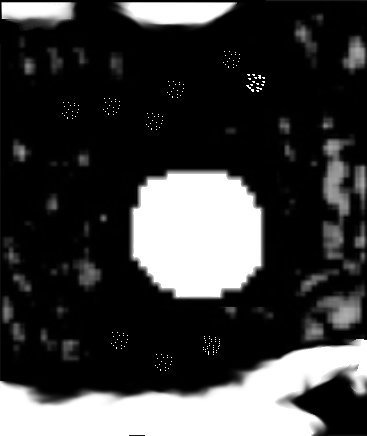
#> input picture inputs/solda.png, 367 x 436 px, found by its file name; its folder holds only this picture in this run
$ python main.py inputs/solda.png
#> lines starting #> are read from the running program, lines starting #| are printed output that depends on the picture; after the words box and inside, x2 and y2 are one past the last pixel; in counts of white or black regions, pixels touching at a corner belong together
### src/morphology/morphology.py
import numpy
from scipy.cluster.hierarchy import DisjointSet


def get_connected_components(img_matrix):

    """
        Returns the indices of connected components in C-Style Row Major (for indexing),
        a matrix containing the labeled connected components and a list of the labels
    """

    disjoint_sets = DisjointSet()

    # Adding zero padding in the matrix to deal with border values
    img_matrix = numpy.pad(img_matrix, pad_width=1, constant_values=0)

    # Matrix with zero padding that'll hold label values, will be returned later
    label_matrix = numpy.zeros(img_matrix.shape, dtype=numpy.int32)


    label_count = 1

    for i in range(1, img_matrix.shape[0] - 1):
        for j in range(1, img_matrix.shape[1] - 1):

            anchor = img_matrix[i][j]

            if not anchor:
                continue

            label_window = (label_matrix[i - 1: i + 2, j - 1: j + 2]).flatten()
            defined_region = numpy.sum(label_window) > 0
            labels = numpy.unique(label_window[label_window != 0])

            # Pixel is on with undefined label region
            if anchor and not defined_region:
                label_matrix[i][j] = label_count
                disjoint_sets.add(label_count)
                label_count += 1

            # Pixel is on with a defined label region
            elif anchor and defined_region:
                first_label = labels[0]
                for label in labels[1:]:
                    disjoint_sets.merge(first_label, label)

                label_matrix[i][j] = disjoint_sets[first_label]


    # Removing padding
    label_matrix = label_matrix[1:-1, 1:-1]

    # Merging labels in the matrix
    for label in range(1, label_count):
        root = disjoint_sets[label]
        label_matrix[label_matrix == label] = root

    # Recovering labels
    labels = numpy.unique(label_matrix[label_matrix != 0])

    return label_matrix, labels


def get_border_components(label_matrix=None, labels=None, img_matrix=None, max_border_pixels=1):

    """
        Identifies and returns border components

        args:
            label_matrix: Numpy array with same shape of the image containing component labels
            img_matrix: Numpy array representing a binary image
            max_border_pixels: Maximum amount of border pixels allowed per component. If a component exceeds
            the maximum amount of border pixels, it's considered a border_component

        returns:
            A numpy array containing the labels of border components
    """

    if img_matrix is None and label_matrix is None:
        raise Exception('Either an image matrix or a label_matrix of need to be provided')

    if img_matrix is not None and label_matrix is None:
        label_matrix, labels = get_connected_components(img_matrix)

    if label_matrix is not None and labels is None:
        labels = numpy.unique(label_matrix)

    temp = numpy.zeros(shape=(label_matrix.shape[0] - 2, label_matrix.shape[1] - 2), dtype=int)
    border_mask = numpy.pad(temp, pad_width=1, constant_values=1)

    def filter_border(label):
        label_mask = label_matrix == label
        return numpy.count_nonzero(label_mask & border_mask) > max_border_pixels

    return list(filter(filter_border, labels))


def get_small_components(label_matrix=None, img_matrix=None, labels=None, min_size=None):

    """
        Identifies and returns small componenents

        args:
            label_matrix: Numpy array with same shape of the image containing component labels
            img_matrix: Numpy array representing a binary image
            min_size: The minimum size that a component should have to not be considered small

        returns:
            A numpy array containing the indices of small objects
    """

    if min_size is None:
        raise Exception('An minimum size must be provided')

    if img_matrix is None and label_matrix is None:
        raise Exception('Either an image matrix or a label_matrix must be provided')

    if img_matrix is not None and label_matrix is None:
        label_matrix, labels = get_connected_components(img_matrix)

    if label_matrix is not None and labels is None:
        labels = numpy.unique(label_matrix)

    return list(filter(lambda label: numpy.count_nonzero(label_matrix == label) < min_size, labels))

### main.py
import numpy
from skimage.io import imread, imsave
from skimage.filters import threshold_multiotsu
from skimage.color import label2rgb
from src.morphology import get_connected_components, get_border_components, get_small_components
import os
import sys

inputs_dir = os.path.join(os.getcwd(), 'inputs')
out_dir = os.path.join(os.getcwd(), 'outputs')

if __name__ == '__main__':

    for file in sys.argv[1:]:

        image_matrix = imread(os.path.join(inputs_dir, file), as_gray=True)
#> image_matrix is the input picture: shape (436, 367); min 0, max 255, mean 61.6

        # Calculating the threshold
        _, _, higher_thresh = threshold_multiotsu(image_matrix, classes=4)
#> higher_thresh = 199

        # Applying the treshold on the image, resulting in a binary image
        binary_img = image_matrix > higher_thresh
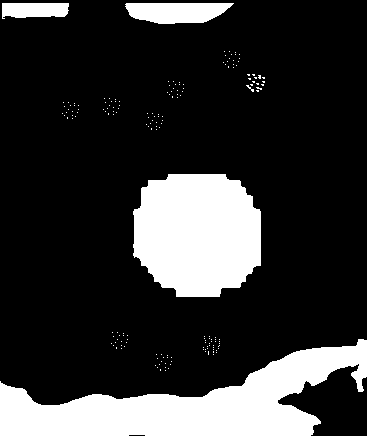
#> binary_img: shape (436, 367) bool; 20.2% white; 176 white regions (172 under 20 px), largest, box (x1, y1, x2, y2) and area: (0, 339, 367, 436) 16310, (133, 174, 261, 297) 13092, (125, 3, 234, 24) 1803, (2, 3, 69, 19) 928

        # Identifiyng the connected components of the image
        label_matrix, labels = get_connected_components(binary_img)
#> in get_connected_components, `img_matrix = numpy.pad(img_matrix, pad_width=1, constant_values=0)`:
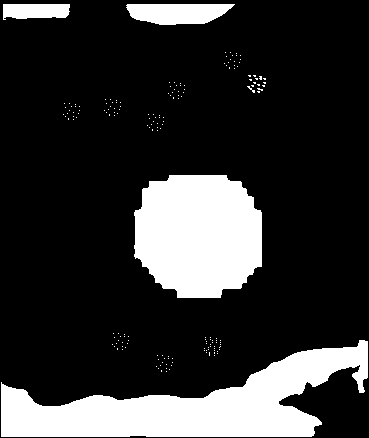
#> img_matrix: shape (438, 369) bool; 20% white; 176 white regions (172 under 20 px), largest, box (x1, y1, x2, y2) and area: (1, 340, 368, 437) 16310, (134, 175, 262, 298) 13092, (126, 4, 235, 25) 1803, (3, 4, 70, 20) 928
#> after the loop in get_connected_components, `for i in range(1, img_matrix.shape[0] - 1):`:
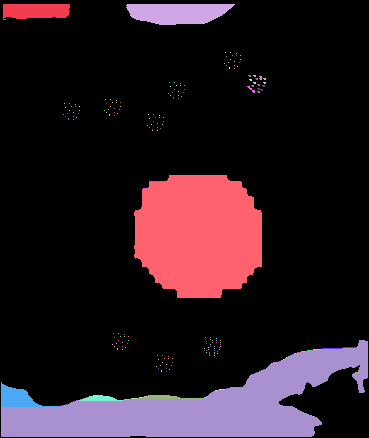
#> label_matrix: shape (438, 369) int32; 230 distinct labels, from 0 to 229; one colour per label, 0 black
#> after the loop in get_connected_components, `for i in range(1, img_matrix.shape[0] - 1):`: label_count = 230
#> in get_connected_components, `label_matrix = label_matrix[1:-1, 1:-1]`:
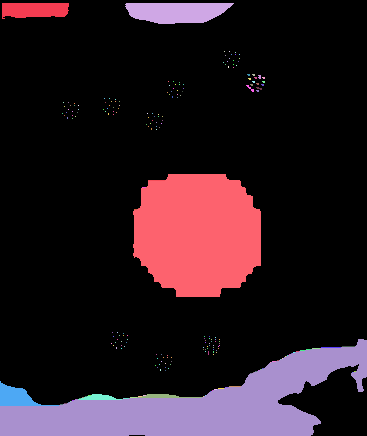
#> label_matrix: shape (436, 367) int32; 230 distinct labels, from 0 to 229; one colour per label, 0 black
#> after the loop in get_connected_components, `for label in range(1, label_count):`:
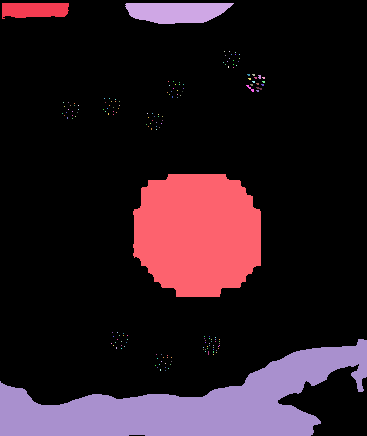
#> label_matrix: shape (436, 367) int32; 177 distinct labels, from 0 to 198; one colour per label, 0 black
#> in get_connected_components, `labels = numpy.unique(label_matrix[label_matrix != 0])`: labels = 176 values from 1 to 198
#> labels = 176 values from 1 to 198

        # Identifying and removing border components
        border_labels = get_border_components(label_matrix, labels=labels)
#> in get_border_components, `border_mask = numpy.pad(temp, pad_width=1, constant_values=1)`: temp: shape (434, 365) int64; every value is 0
#> in filter_border, `label_mask = label_matrix == label`: label_mask: shape (436, 367) bool; 0.58% white; 1 white region, box (x1, y1, x2, y2) and area: (2, 3, 69, 19) 928
#> in filter_border (call 2), `label_mask = label_matrix == label`: label_mask: shape (436, 367) bool; 1.1% white; 1 white region, box (x1, y1, x2, y2) and area: (125, 3, 234, 24) 1803
#> call 3 of filter_border, with label = 3
#> in filter_border (call 3), `label_mask = label_matrix == label`:
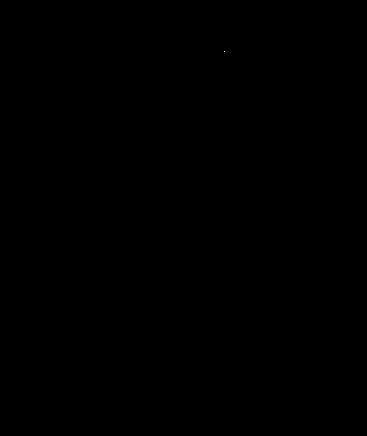
#> label_mask: shape (436, 367) bool; 0% white in thin lines or dots, all inside (x1, y1, x2, y2) = (224, 51, 225, 52)
#> in filter_border (call 4), `label_mask = label_matrix == label`: label_mask: shape (436, 367) bool; 0% white in thin lines or dots, all inside (x1, y1, x2, y2) = (229, 51, 230, 52)
#> in filter_border (call 5), `label_mask = label_matrix == label`: label_mask: shape (436, 367) bool; 0% white in thin lines or dots, all inside (x1, y1, x2, y2) = (235, 52, 236, 53)
#> in filter_border (call 6), `label_mask = label_matrix == label`: label_mask: shape (436, 367) bool; 0% white in thin lines or dots, all inside (x1, y1, x2, y2) = (231, 54, 232, 55)
#> in filter_border (call 7), `label_mask = label_matrix == label`: label_mask: shape (436, 367) bool; 0% white in thin lines or dots, all inside (x1, y1, x2, y2) = (235, 54, 236, 55)
#> in filter_border (call 8), `label_mask = label_matrix == label`: label_mask: shape (436, 367) bool; 0% white in thin lines or dots, all inside (x1, y1, x2, y2) = (239, 54, 240, 55)
#> in filter_border (call 9), `label_mask = label_matrix == label`: label_mask: shape (436, 367) bool; 0% white in thin lines or dots, all inside (x1, y1, x2, y2) = (225, 55, 226, 56)
#> in filter_border (call 10), `label_mask = label_matrix == label`: label_mask: shape (436, 367) bool; 0% white in thin lines or dots, all inside (x1, y1, x2, y2) = (229, 58, 230, 59)
#> in filter_border (call 11), `label_mask = label_matrix == label`: label_mask: shape (436, 367) bool; 0% white in thin lines or dots, all inside (x1, y1, x2, y2) = (239, 58, 240, 59)
#> in filter_border (call 12), `label_mask = label_matrix == label`: label_mask: shape (436, 367) bool; 0% white in thin lines or dots, all inside (x1, y1, x2, y2) = (233, 60, 234, 61)
#> in filter_border (call 13), `label_mask = label_matrix == label`: label_mask: shape (436, 367) bool; 0% white in thin lines or dots, all inside (x1, y1, x2, y2) = (227, 61, 228, 62)
#> in filter_border (call 14), `label_mask = label_matrix == label`: label_mask: shape (436, 367) bool; 0% white in thin lines or dots, all inside (x1, y1, x2, y2) = (238, 61, 239, 62)
#> in filter_border (call 15), `label_mask = label_matrix == label`: label_mask: shape (436, 367) bool; 0% white in thin lines or dots, all inside (x1, y1, x2, y2) = (223, 62, 224, 63)
#> in filter_border (call 16), `label_mask = label_matrix == label`: label_mask: shape (436, 367) bool; 0% white in thin lines or dots, all inside (x1, y1, x2, y2) = (225, 64, 226, 65)
#> in filter_border (call 17), `label_mask = label_matrix == label`: label_mask: shape (436, 367) bool; 0% white in thin lines or dots, all inside (x1, y1, x2, y2) = (233, 64, 234, 65)
#> in filter_border (call 18), `label_mask = label_matrix == label`: label_mask: shape (436, 367) bool; 0% white in thin lines or dots, all inside (x1, y1, x2, y2) = (236, 65, 237, 66)
#> in filter_border (call 19), `label_mask = label_matrix == label`: label_mask: shape (436, 367) bool; 0% white in thin lines or dots, all inside (x1, y1, x2, y2) = (228, 66, 229, 68)
#> in filter_border (call 20), `label_mask = label_matrix == label`: label_mask: shape (436, 367) bool; 0% white in thin lines or dots, all inside (x1, y1, x2, y2) = (233, 67, 234, 68)
#> in filter_border (call 21), `label_mask = label_matrix == label`: label_mask: shape (436, 367) bool; 0% white in thin lines or dots, all inside (x1, y1, x2, y2) = (247, 74, 250, 76)
#> in filter_border (call 22), `label_mask = label_matrix == label`: label_mask: shape (436, 367) bool; 0% white in thin lines or dots, all inside (x1, y1, x2, y2) = (252, 74, 255, 76)
#> in filter_border (call 23), `label_mask = label_matrix == label`: label_mask: shape (436, 367) bool; 0.01% white in thin lines or dots, all inside (x1, y1, x2, y2) = (258, 75, 261, 79)
#> in filter_border (call 24), `label_mask = label_matrix == label`: label_mask: shape (436, 367) bool; 0% white in thin lines or dots, all inside (x1, y1, x2, y2) = (254, 77, 257, 79)
#> in filter_border (call 25), `label_mask = label_matrix == label`: label_mask: shape (436, 367) bool; 0% white in thin lines or dots, all inside (x1, y1, x2, y2) = (262, 77, 265, 79)
#> in filter_border (call 26), `label_mask = label_matrix == label`: label_mask: shape (436, 367) bool; 0% white in thin lines or dots, all inside (x1, y1, x2, y2) = (248, 78, 251, 80)
#> in filter_border (call 27), `label_mask = label_matrix == label`: label_mask: shape (436, 367) bool; 0% white in thin lines or dots, all inside (x1, y1, x2, y2) = (168, 81, 169, 82)
#> in filter_border (call 28), `label_mask = label_matrix == label`: label_mask: shape (436, 367) bool; 0% white in thin lines or dots, all inside (x1, y1, x2, y2) = (173, 81, 174, 82)
#> in filter_border (call 29), `label_mask = label_matrix == label`: label_mask: shape (436, 367) bool; 0% white in thin lines or dots, all inside (x1, y1, x2, y2) = (252, 81, 255, 83)
#> in filter_border (call 30), `label_mask = label_matrix == label`: label_mask: shape (436, 367) bool; 0% white in thin lines or dots, all inside (x1, y1, x2, y2) = (262, 81, 265, 83)
#> in filter_border (call 31), `label_mask = label_matrix == label`: label_mask: shape (436, 367) bool; 0% white in thin lines or dots, all inside (x1, y1, x2, y2) = (179, 82, 180, 83)
#> in filter_border (call 32), `label_mask = label_matrix == label`: label_mask: shape (436, 367) bool; 0% white in thin lines or dots, all inside (x1, y1, x2, y2) = (256, 83, 259, 85)
#> in filter_border (call 33), `label_mask = label_matrix == label`: label_mask: shape (436, 367) bool; 0% white in thin lines or dots, all inside (x1, y1, x2, y2) = (175, 84, 176, 85)
#> in filter_border (call 34), `label_mask = label_matrix == label`: label_mask: shape (436, 367) bool; 0% white in thin lines or dots, all inside (x1, y1, x2, y2) = (179, 84, 180, 85)
#> in filter_border (call 35), `label_mask = label_matrix == label`: label_mask: shape (436, 367) bool; 0% white in thin lines or dots, all inside (x1, y1, x2, y2) = (183, 84, 184, 85)
#> in filter_border (call 36), `label_mask = label_matrix == label`: label_mask: shape (436, 367) bool; 0% white in thin lines or dots, all inside (x1, y1, x2, y2) = (250, 84, 253, 86)
#> in filter_border (call 37), `label_mask = label_matrix == label`: label_mask: shape (436, 367) bool; 0% white in thin lines or dots, all inside (x1, y1, x2, y2) = (261, 84, 264, 86)
#> in filter_border (call 38), `label_mask = label_matrix == label`: label_mask: shape (436, 367) bool; 0% white in thin lines or dots, all inside (x1, y1, x2, y2) = (169, 85, 170, 86)
#> in filter_border (call 39), `label_mask = label_matrix == label`: label_mask: shape (436, 367) bool; 0.01% white in thin lines or dots, all inside (x1, y1, x2, y2) = (246, 85, 254, 92)
#> in filter_border (call 40), `label_mask = label_matrix == label`: label_mask: shape (436, 367) bool; 0.01% white in thin lines or dots, all inside (x1, y1, x2, y2) = (256, 87, 262, 90)
#> border_labels = [129]
        for label in border_labels:
            binary_img = (binary_img & ~(label_matrix == label))
#> this loop made 1 pass
#> pass 1, `binary_img = (binary_img & ~(label_matrix == label))`:
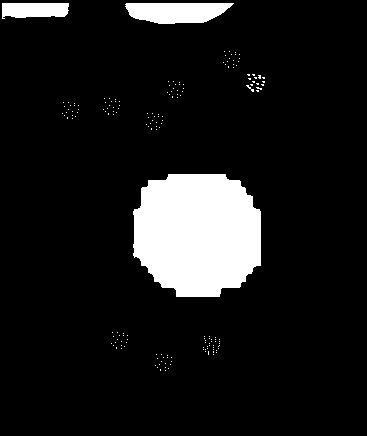
#> binary_img: shape (436, 367) bool; 10.1% white; 175 white regions (172 under 20 px), largest, box (x1, y1, x2, y2) and area: (133, 174, 261, 297) 13092, (125, 3, 234, 24) 1803, (2, 3, 69, 19) 928

        # Identifying and removing small components
        small_labels = get_small_components(label_matrix, min_size=1850)
#> in get_small_components, `labels = numpy.unique(label_matrix)`: labels = 177 values from 0 to 198
#> small_labels = 174 values from 1 to 198
        for label in small_labels:
            binary_img = (binary_img & ~(label_matrix == label))

        # Calculating the central point of the image
        centroid = numpy.around(numpy.mean(numpy.nonzero(binary_img), axis=1))
#> centroid = [233, 197]
        print(f'--- {os.path.splitext(file)[0]} ---')
        print(f'Centroid X: {centroid[0]}')
#| Centroid X: 233.0
        print(f'Centroid Y: {centroid[1]}')
#| Centroid Y: 197.0
